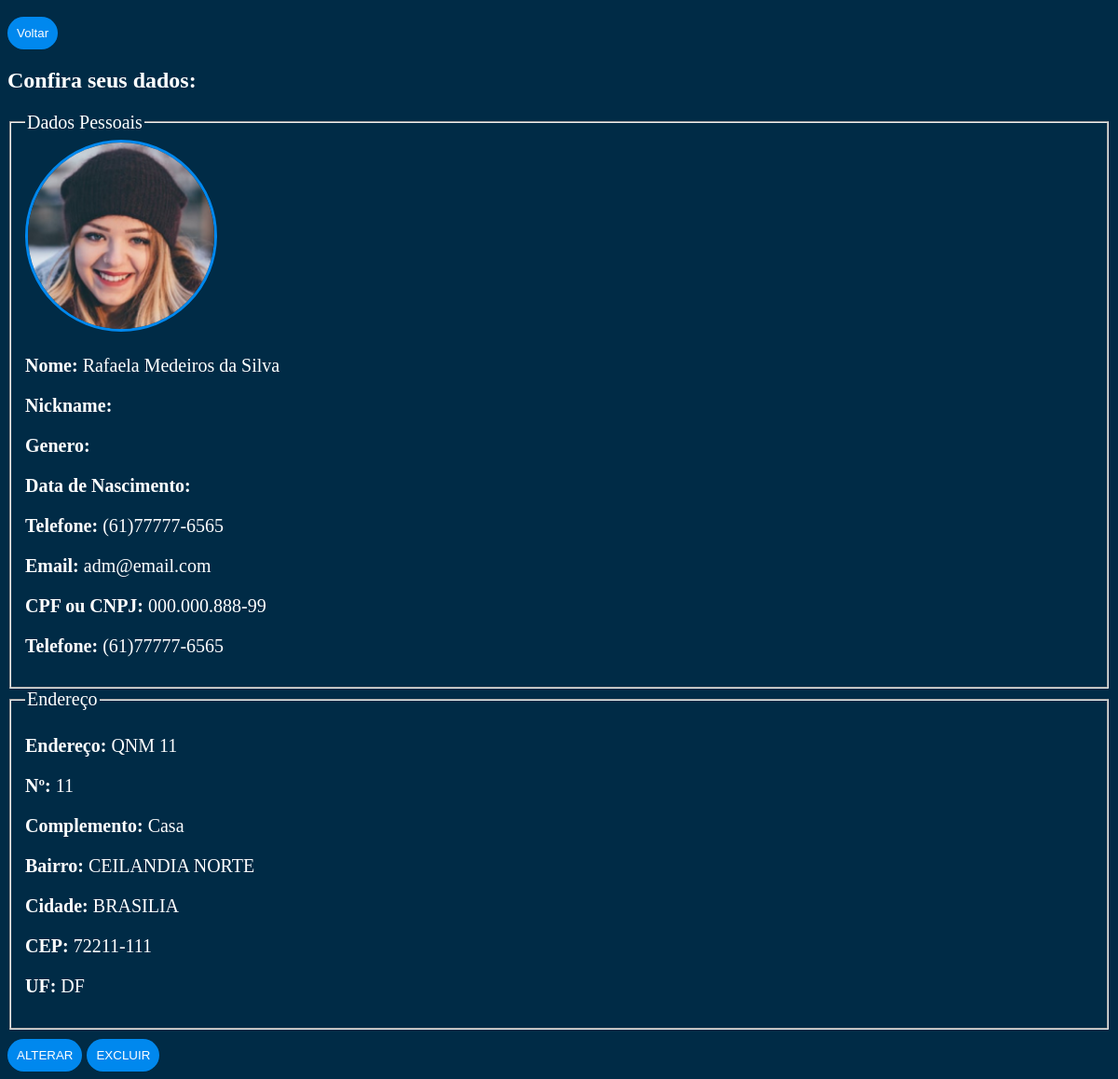
The page /view/perfil_usuario.php?id_usuario=2 (signed in) on the database its author committed.
### tables this page shows
CREATE TABLE IF NOT EXISTS `usuario` (
  `id_usuario` INT(11) NOT NULL AUTO_INCREMENT,
  `nome_usu` VARCHAR(100) NOT NULL,
  `nickname_usu` VARCHAR(100) NULL DEFAULT NULL,
  `dt_de_nasci_usu` DATE NULL DEFAULT NULL,
  `genero_usu` ENUM('masculino', 'feminino', 'naoBinario', 'naoDeclarar') NOT NULL COMMENT 'Masculino, Feminino, Não Binário, Não Declarar',
  `email_usu` VARCHAR(100) NOT NULL,
  `senha_usu` VARCHAR(60) NOT NULL,
  `situacao_usu` VARCHAR(50) NULL DEFAULT 'Ativo' COMMENT 'Ativo, Inativo ou Bloqueado\\n',
  `foto_usu` VARCHAR(50) NULL DEFAULT NULL,
  `telefone` VARCHAR(20) NULL DEFAULT NULL,
  `cpf_cnpj` VARCHAR(14) NULL DEFAULT NULL,
  `endereco` VARCHAR(70) NULL DEFAULT NULL,
  `numero` CHAR(7) NULL DEFAULT NULL,
  `complemento` VARCHAR(15) NULL DEFAULT NULL,
  `bairro` VARCHAR(70) NULL DEFAULT NULL,
  `cidade` VARCHAR(70) NULL DEFAULT NULL,
  `cep` VARCHAR(15) NULL DEFAULT NULL,
  `uf` CHAR(2) NULL DEFAULT NULL,
  `fk_id_perfil` INT(11) NOT NULL,
  PRIMARY KEY (`id_usuario`, `fk_id_perfil`),
  INDEX `fk_usuario_perfil_usu1_idx` (`fk_id_perfil` ASC) ,
  CONSTRAINT `fk_usuario_perfil_usu1`
    FOREIGN KEY (`fk_id_perfil`)
    REFERENCES `perfil` (`id_perfil`)
    ON DELETE NO ACTION
    ON UPDATE NO ACTION);

### model/conexao.php (called while the page is built)
<?php
class Conexao{
    private static $conexao;
    public static function getInstance(){
        if(!isset(self::$conexao)){
            try{
                $options = array(
                    PDO::ATTR_PERSISTENT => true,
                    PDO::MYSQL_ATTR_INIT_COMMAND => 'SET NAMES UTF8;',
                    PDO::ATTR_ERRMODE => PDO::ERRMODE_EXCEPTION
                );
                self::$conexao = new PDO('mysql:host=localhost;dbname=cine_community','root','', $options);
                self::$conexao->setAttribute(PDO::ATTR_ERRMODE, PDO::ERRMODE_EXCEPTION);
            }catch(PDOException $exc){
                echo "Houve um erro ao se conectar com o Banco de Dados ".$exc->getMessage();
            }
        }
        return self::$conexao;
    }
}
?>

### model/dao/UsuarioDAO.php (called while the page is built, shortened)
<?php
require_once __DIR__ . '/../conexao.php';
require_once __DIR__ . '/../dto/UsuarioDTO.php';
class UsuarioDAO
{
    public $pdo;
    public function __construct()
    {
        $this->pdo = Conexao::getInstance();
    }
    public function encontraPorId($id)
    {
        try {
            $sql = "SELECT * FROM usuario WHERE id_usuario=?";
            $stmt = $this->pdo->prepare($sql);
            $stmt->bindValue(1, $id);
            $stmt->execute();
            if ($stmt->rowCount() > 0) {
                $usuarioFetch = $stmt->fetch(PDO::FETCH_ASSOC);
                $usuarioDTO = new UsuarioDTO();
                $usuarioDTO->setId_usuario($usuarioFetch["id_usuario"]);
                $usuarioDTO->setNome_usu($usuarioFetch["nome_usu"]);
                $usuarioDTO->setEmail_usu($usuarioFetch["email_usu"]);
                $usuarioDTO->setSenha_usu($usuarioFetch["senha_usu"]);
                $usuarioDTO->setfk_id_perfil($usuarioFetch["fk_id_perfil"]);
                $usuarioDTO->setSituacao_usu($usuarioFetch["situacao_usu"]);
                $usuarioDTO->setTelefone($usuarioFetch["telefone"]);
                $usuarioDTO->setCpf_cnpj($usuarioFetch["cpf_cnpj"]);
                $usuarioDTO->setEndereco($usuarioFetch["endereco"]);
                $usuarioDTO->setNumero($usuarioFetch["numero"]);
                $usuarioDTO->setComplemento($usuarioFetch["complemento"]);
                $usuarioDTO->setBairro($usuarioFetch["bairro"]);
                $usuarioDTO->setCidade($usuarioFetch["cidade"]);
                $usuarioDTO->setFoto_usu($usuarioFetch["foto_usu"]);
                $usuarioDTO->setCep($usuarioFetch["cep"]);
                $usuarioDTO->setUf($usuarioFetch["uf"]);
                return $usuarioDTO;
            }
            return false;
        } catch (PDOException $e) {
            echo $e->getMessage();
            die();
        }
    }
}

### model/dto/UsuarioDTO.php (called while the page is built, shortened)
<?php
class  UsuarioDTO {
    private $id_usuario;
    private $nome_usu;
    private $email_usu;
    private $foto_usu;
    private $telefone;
    private $cpf_cnpj;
    private $endereco;
    private $numero;
    private $complemento;
    private $bairro;
    private $cidade;
    private $cep;
    private $uf;
    public function getId_usuario() {
        return $this->id_usuario;
    }
    public function getNome_usu() {
        return $this->nome_usu;
    }
    public function getEmail_usu() {
        return $this->email_usu;
    }
    public function getFoto_usu() {
        return $this->foto_usu;
    }
    public function getTelefone() {
        return $this->telefone;
    }
    public function getCpf_cnpj() {
        return $this->cpf_cnpj;
    }
    public function getEndereco() {
        return $this->endereco;
    }
    public function getNumero() {
        return $this->numero;
    }
    public function getComplemento() {
        return $this->complemento;
    }
    public function getBairro() {
        return $this->bairro;
    }
    public function getCidade() {
        return $this->cidade;
    }
    public function getCep() {
        return $this->cep;
    }
    public function getUf() {
        return $this->uf;
    }
    public function setId_usuario($id_usuario) {
        $this->id_usuario = $id_usuario;
    }
    public function setNome_usu($nome_usu) {
        $this->nome_usu = $nome_usu;
    }
    public function setEmail_usu($email_usu) {
        $this->email_usu = $email_usu;
    }
    public function setFoto_usu($foto_usu) {
        $this->foto_usu = $foto_usu;
    }
    public function setTelefone($telefone) {
        $this->telefone = $telefone;
    }
    public function setCpf_cnpj($cpf_cnpj) {
        $this->cpf_cnpj = $cpf_cnpj;
    }
    public function setEndereco($endereco) {
        $this->endereco = $endereco;
    }
    public function setNumero($numero) {
        $this->numero = $numero;
    }
    public function setComplemento($complemento) {
        $this->complemento = $complemento;
    }
    public function setBairro($bairro) {
        $this->bairro = $bairro;
    }
    public function setCidade($cidade) {
        $this->cidade = $cidade;
    }
    public function setCep($cep) {
        $this->cep = $cep;
    }
    public function setUf($uf) {
        $this->uf = $uf;
    }
}

### view/perfil_usuario.php (the view, shortened to what this page needs)
<?php
require_once '../model/dao/UsuarioDAO.php';
$usuarioDAO = new UsuarioDAO();
if (isset($_SESSION["id_usuario"]) && $_SESSION["id_usuario"] !== null) {
    $id = $_SESSION["id_usuario"];
    $usuario = $usuarioDAO->encontraPorId($id);
} else {
    echo "Usuário não encontrado.";
    exit;
}
?>
<!DOCTYPE html>
<html>
<head>
    <link rel="stylesheet" href="../css/perfil_usuario.css">
</head>
<body>
<button onclick="javascript:history.go(-1)" class="alterar">Voltar</button>
    <h2>Confira seus dados:</h2>
    <div class="container">
        <div class="item-details">
            <div class="item-address">
                <fieldset>
                    <legend>Dados Pessoais</legend>
                    <?php if (!empty($usuario)) { ?>
                        <img class='profile' src="../assets/pessoas/<?= $usuario->getFoto_usu(); ?>" alt="">
                    <?php } ?>
                    <p><strong>Nome:</strong> <?= $usuario->getNome_usu() ?></p>
                    <p><strong>Nickname:</strong> <?= $usuario->getNickname_usu() ?></p>
                    <p><strong>Genero:</strong> <?= $usuario->getGenero_usu() ?></p>
                    <p><strong>Data de Nascimento:</strong> <?= $usuario->getDt_de_nasci_usu() ?></p>
                    <p><strong>Telefone:</strong> <?= $usuario->getTelefone() ?></p>
                    <p><strong>Email:</strong> <?= $usuario->getEmail_usu() ?></p>
                    <p><strong>CPF ou CNPJ:</strong> <?= $usuario->getCpf_cnpj() ?></p>
                    <p><strong>Telefone:</strong> <?= $usuario->getTelefone() ?></p>
                </fieldset>
                <fieldset>
                    <legend>Endereço</legend>
                    <p><strong>Endereço:</strong> <?= $usuario->getEndereco() ?></p>
                    <p><strong>Nº:</strong> <?= $usuario->getNumero() ?></p>
                    <p><strong>Complemento:</strong> <?= $usuario->getComplemento() ?></p>
                    <p><strong>Bairro:</strong> <?= $usuario->getBairro() ?></p>
                    <p><strong>Cidade:</strong> <?= $usuario->getCidade() ?></p>
                    <p><strong>CEP:</strong> <?= $usuario->getCep() ?></p>
                    <p><strong>UF:</strong> <?= $usuario->getUF() ?></p>
                </fieldset>
                <button><a class="alterar" href="./alterar_usuario.php?id_usuario=<?= $usuario->getId_usuario() ?>">ALTERAR</a></button>
                <button><a class="alterar" href="../control/excluir.php?id_usuario=<?= $usuario->getId_usuario() ?>">EXCLUIR</a></button>
            </div>
        </div>
    </div>
</body>
</html>

### css/perfil_usuario.css (style rules this page uses)
body { background-color:#002b46; }
.item-details { color: white; font-size: 20px; }
h2 { color: white; }
.profile { height: 200px; width: 200px; border: solid 3px #08ef; border-radius: 50%; }
.alterar { background-color: #08ef; text-decoration: none; color: white; }
button { background-color: #08ef; border: none; border-radius: 20px; padding: 10px; margin-top: 10px; }

### rows shown on the page
usuario: foto_usu (picture), nome_usu "Rafaela Medeiros da Silva", telefone "(61)77777-6565", email_usu "adm@email.com", cpf_cnpj "000.000.888-99", endereco "QNM 11", numero "11", complemento "Casa", bairro "CEILANDIA NORTE", cidade "BRASILIA", cep "72211-111", uf "DF"
